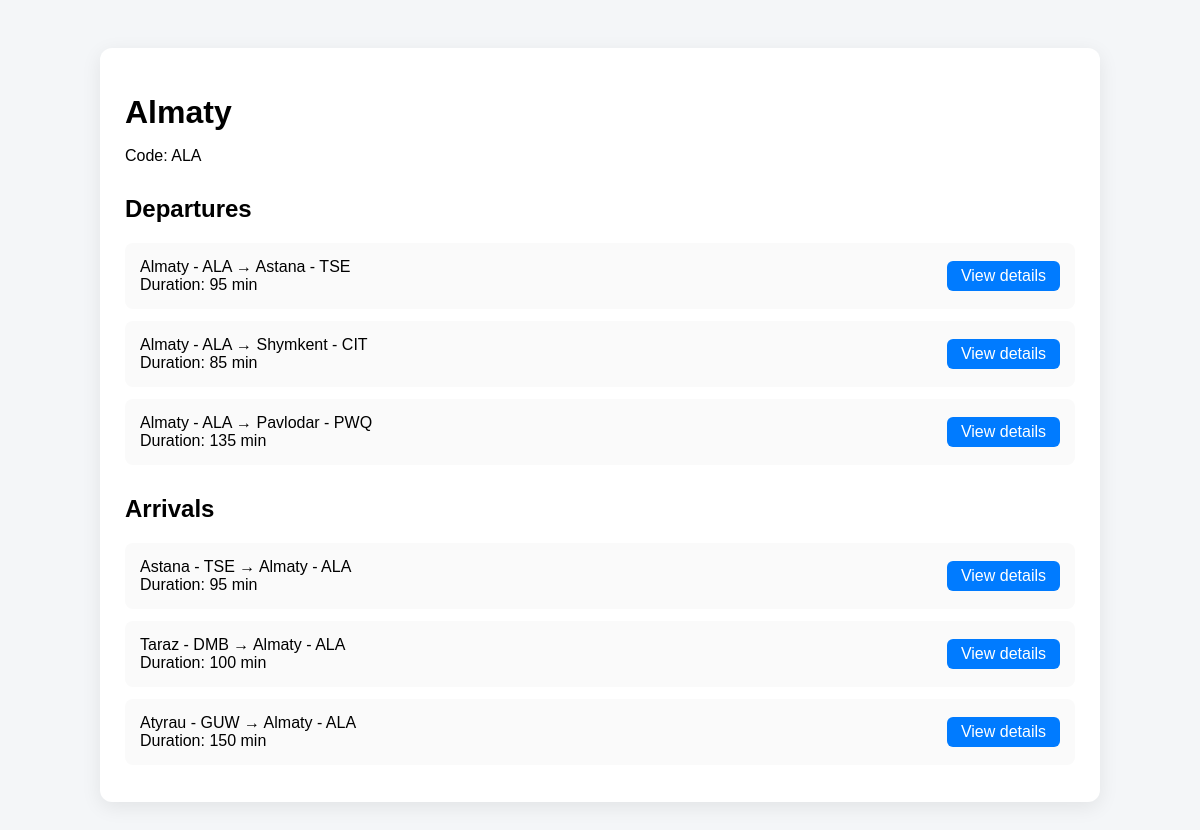
Page /airport/1/ on the committed database.
### flights/models.py (models this page shows, shortened)
class Airport(models.Model):
    code = models.CharField(max_length=3, unique=True)
    city = models.CharField(max_length=64)
    def __str__(self):
        return f"{self.city} - {self.code}"

class Flight(models.Model):
    origin = models.ForeignKey(
        Airport,
        on_delete=models.CASCADE,
        related_name="departures"
    )
    destination = models.ForeignKey(
        Airport,
        on_delete=models.CASCADE,
        related_name="arrivals"
    )
    duration = models.IntegerField()
    capacity = models.PositiveIntegerField()

### flights/views.py (the view)
# urls.py: path("airport/<int:airport_id>/", views.airport, name="airport"),
def airport(request, airport_id):
    airport = get_object_or_404(Airport, pk=airport_id)
    return render(request, "flights/airport.html", {
        "airport": airport,
    })

### flights/templates/flights/airport.html (shortened to what this page needs)
{% load static %}
<!DOCTYPE html>
<html>
<head>
    <link rel="stylesheet" href="{% static 'flights/airport.css' %}">
</head>
<body>
<div class="container">
    <div class="airport-card">
        <h1>{{ airport.city }}</h1>
        <p>Code: {{ airport.code }}</p>
        <div class="section">
            <h2>Departures</h2>
            {% for flight in airport.departures.all %}
                <div class="flight-card">
                    <div>
                        {{ flight.origin }} → {{ flight.destination }}
                        <br>
                        Duration: {{ flight.duration }} min
                    </div>
                    <a href="{% url 'flight' flight.id %}" class="details-link">
                        View details
                    </a>
                </div>
            {% empty %}
                <p class="empty">No departures</p>
            {% endfor %}
        </div>
        <div class="section">
            <h2>Arrivals</h2>
            {% for flight in airport.arrivals.all %}
                <div class="flight-card">
                    <div>
                        {{ flight.origin }} → {{ flight.destination }}
                        <br>
                        Duration: {{ flight.duration }} min
                    </div>
                    <a href="{% url 'flight' flight.id %}" class="details-link">
                        View details
                    </a>
                </div>
            {% empty %}
                <p class="empty">No arrivals</p>
            {% endfor %}
        </div>
    </div>
</div>
</body>
</html>

### flights/static/flights/airport.css (style rules this page uses)
body { font-family: Arial; background: #f4f6f8; padding: 40px; }
.container { max-width: 1000px; margin: auto; }
.airport-card { background: white; padding: 25px; border-radius: 12px; margin-bottom: 30px; box-shadow: 0 5px 20px rgba(0,0,0,0.08); }
h1 { margin-bottom: 5px; }
.section { margin-top: 30px; }
.flight-card { background: #fafafa; padding: 15px; border-radius: 8px; margin-bottom: 12px; display: flex; justify-content: space-between; align-items: center; }
.details-link { background: #007bff; color: white; padding: 6px 14px; border-radius: 6px; text-decoration: none; }

### rows in the picture
Airport: city "Almaty", code "ALA"
Flight: origin "Almaty - ALA", destination "Astana - TSE", duration "95"
Flight: origin "Almaty - ALA", destination "Shymkent - CIT", duration "85"
Flight: origin "Almaty - ALA", destination "Pavlodar - PWQ", duration "135"
Flight: origin "Astana - TSE", destination "Almaty - ALA", duration "95"
Flight: origin "Taraz - DMB", destination "Almaty - ALA", duration "100"
Flight: origin "Atyrau - GUW", destination "Almaty - ALA", duration "150"
